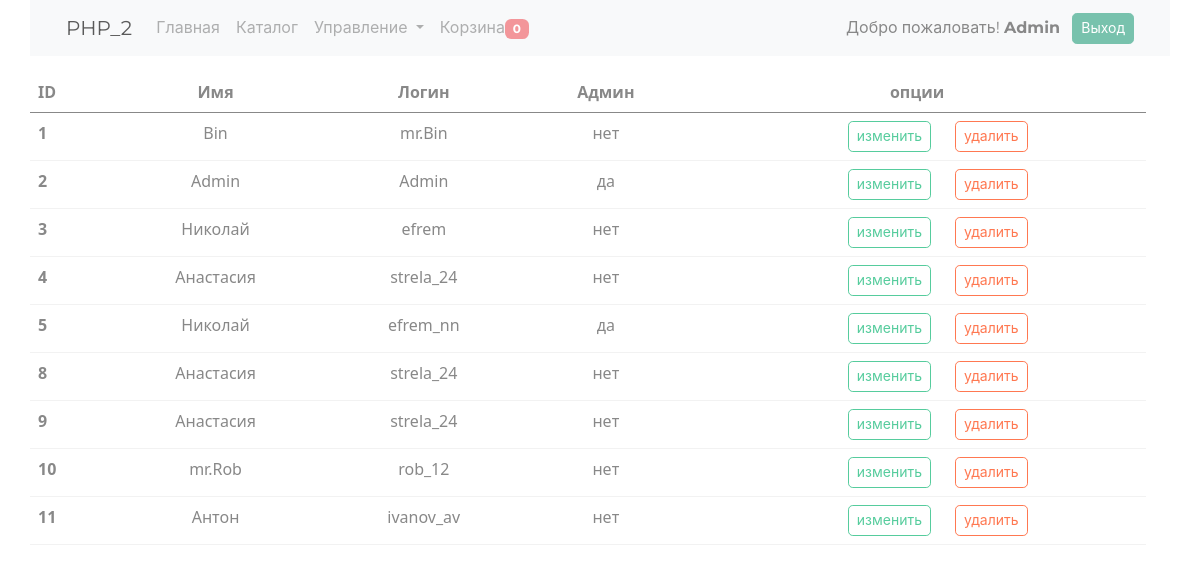
The app's page /admin/users (signed in), older data.
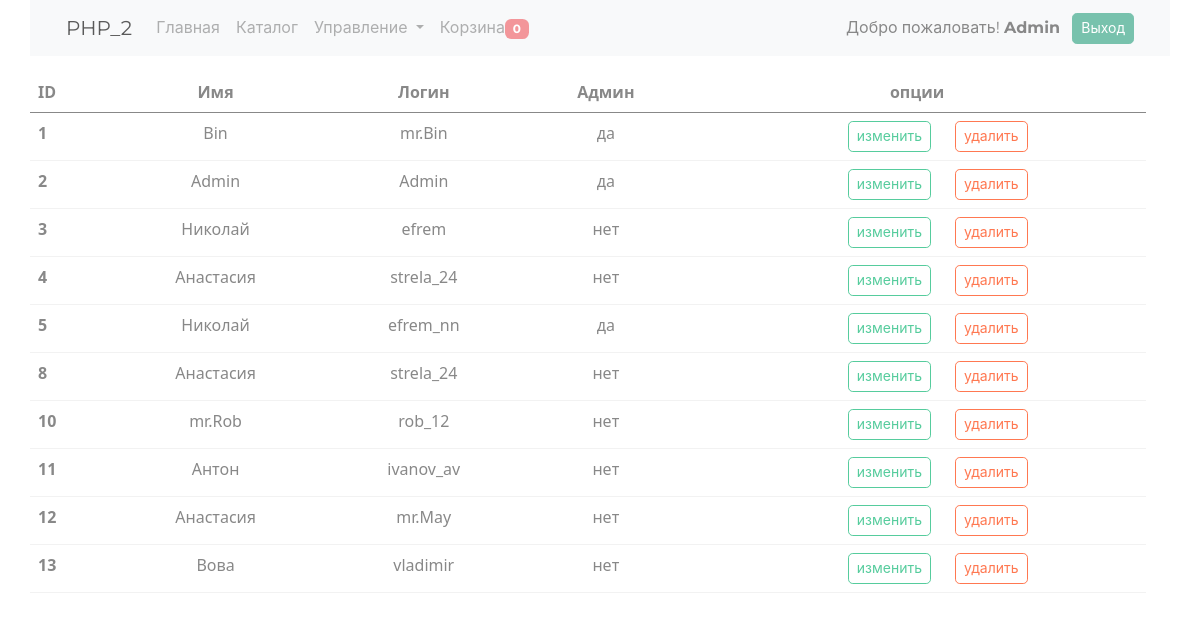
The same page, newer data.
### tables this page shows
CREATE TABLE `users` (
  `id` bigint UNSIGNED NOT NULL,
  `login` varchar(100) NOT NULL,
  `pass` varchar(100) NOT NULL,
  `fast_name` text NOT NULL,
  `hash` text,
  `role` int DEFAULT '0'
);

### engine/Db.php (called while the page is built, shortened)
<?php
class Db implements IDb
{
    private $config = [
        'driver' => 'mysql',
        'host' => 'localhost',
        'db' => 'shopphp',
        'charset' => 'UTF8',
        'username' => 'root',
        'password' => 'root',
    ];
    protected $db = null;
    protected function getDb(): PDO
    {
        if (is_null($this->db)) {
            $this->db = new PDO($this->getDbConfig(),
                $this->config['username'],
                $this->config['password']
            );
            $this->db->setAttribute(PDO::ATTR_DEFAULT_FETCH_MODE, PDO::FETCH_ASSOC);
        }
        return $this->db;
    }
    protected function getDbConfig(): string
    {
        return sprintf('%s:host=%s;dbname=%s;charset=%s',
            $this->config['driver'],
            $this->config['host'],
            $this->config['db'],
            $this->config['charset']
        );
    }
    protected function query($sql, $params)
    {
        $sql = $this->getDb()->prepare($sql);
        $sql->execute($params);
        return $sql;
    }
    public function queryObjectAll($sql, $params, $class)
    {
        $sql = $this->query($sql, $params);
        $sql->setFetchMode(PDO::FETCH_CLASS | PDO::FETCH_PROPS_LATE, $class);
        return $sql->fetchAll();
    }
}

### models/DBModel.php (called while the page is built, shortened)
<?php
abstract class DBModel implements IModel
{
    public static function getAll()
    {
        $tableName = static::getTableName();
        $sql = "SELECT * FROM {$tableName}";
        return DB::getInstance()->queryObjectAll($sql, [], get_called_class());
    }
}

### models/user/Users.php (called while the page is built, shortened)
<?php
class Users extends Model
{
    public function __construct(
        $login = null,
        $pass = null,
        $fast_name = null,
        $hash = null,
        $role = null
    )
    {
        $this->role = $role;
    }
    protected static function getTableName(): string
    {
        return 'users';
    }
}

### traits/TSinletone.php (called while the page is built, shortened)
<?php
trait TSinletone
{
    private static $instance = null;
    public static function getInstance() {
        if (is_null(static::$instance)) {
            static::$instance = new static();
        }
        return static::$instance;
    }
}

### models/Model.php (called while the page is built, shortened)
<?php
abstract class Model extends DBModel
{
    public function __get($name)
    {
        return $this->$name;
    }
}

### views/admin/admin_users.php (the view, shortened to what this page needs)
<table class="table table-hover">
    <thead>
    <tr>
        <th scope="col">ID</th>
        <th scope="col" class="text-center">Имя</th>
        <th scope="col" class="text-center">Логин</th>
        <th scope="col" class="text-center">Админ</th>
        <th scope="col" colspan="2" class="text-center">опции</th>
    </tr>
    </thead>
    <tbody>
    <? foreach ($users as $user): ?>
        <tr>
            <th scope="row"><?= $user->id ?></th>
            <td class="text-center"><?= $user->fast_name ?></td>
            <td class="text-center"><?= $user->login ?></td>
            <td class="text-center"><?= ($user->role == 1) ? 'да' : 'нет' ?></td>
            <td class="text-end">
                <button type="button" class="btn btn-outline-success mx-2 btn-sm" data-bs-toggle="modal"
                        data-bs-target="#exampleUser<?= $user->id ?>">изменить
                </button>
            </td>
            <td class="text-start">
                <form method="post" action="/admin/deleteUser">
                    <button type="submit" class="btn btn-outline-danger btn-sm">удалить</button>
                </form>
            </td>
        </tr>
    <? endforeach; ?>
    </tbody>
</table>
<? foreach ($users as $user): ?>
</div>
<? endforeach; ?>

### views/menu.php (shortened to what this page needs)
<nav class="navbar navbar-expand-lg navbar-light bg-light">
    <div class="container-fluid">
        <a class="navbar-brand" href="/">PHP_2</a>
        <div class="collapse navbar-collapse" id="navbarSupportedContent">
            <ul class="navbar-nav me-auto mb-2 mb-lg-0">
                <li class="nav-item">
                    <a class="nav-link" aria-current="page" href="/">Главная</a>
                </li>
                <li class="nav-item">
                    <a class="nav-link" href="/product">Каталог</a>
                </li>
                <? if($isAdmin): ?>
                <li class="nav-item dropdown">
                    <a class="nav-link dropdown-toggle" href="#" id="navbarDropdown" role="button" data-bs-toggle="dropdown" aria-expanded="false">
                        Управление
                    </a>
                </li>
                <? endif; ?>
                <li class="nav-item">
                    <a class="nav-link" href="/basket" >Корзина<span class="badge bg-secondary" id="countBasket"><?=$count?></span></a>
                </li>
            </ul>
            <? if($isAuth): ?>
                <div>Добро пожаловать! <b><?=$fast_name?></b> <a href="/auth/Logout" class="btn btn-primary ms-2 btn-sm">Выход</a>
                </div>
            <? endif; ?>
        </div>
    </div>
</nav>

Row changes from the older to the newer data that the page shows:
removed users: id "9", fast_name "Анастасия", login "strela_24", role "нет"
changed users "Bin": role "нет" → "да"
added users: id "12", fast_name "Анастасия", login "mr.May", role "нет"
added users: id "13", fast_name "Вова", login "vladimir", role "нет"
